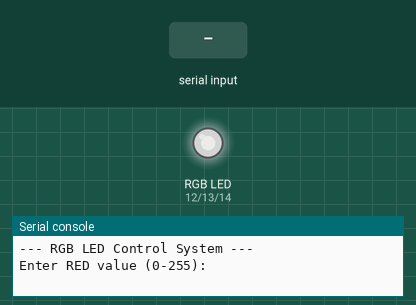
The program below on a simulated ESP32 board running MicroPython. Shown: an RGB LED mixed from three pins (HIGH = lit), the last lines printed to the serial console. The test bench sets the inputs (shaded band). Dim RGB values are drawn brighter than linear.

Above: at 1.2 s.
1.3 s: "5" typed at the serial console, then Enter
2.8 s: "90" typed at the serial console, then Enter
4.3 s: "200" typed at the serial console, then Enter
At 4.9 s:
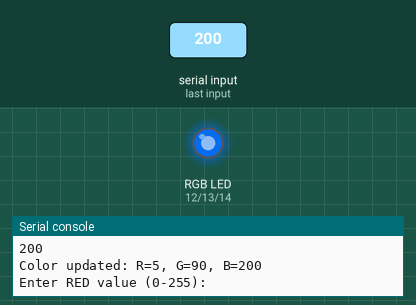
Timing chart, 0 to 7.3 s (numbered marks = the images above; inputs shaded):
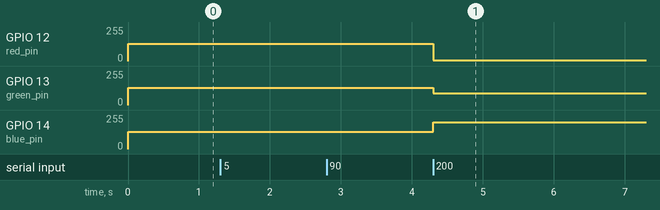

Measured:
- after the input at 4.3 s, GPIO 12 (red_pin): 128/255 → 5/255 at once; GPIO 13 (green_pin): 128/255 → 90/255 at once; GPIO 14 (blue_pin): 128/255 → 199/255 at once

The program:

task1_rgb_pwm.py
```python
from machine import Pin, PWM
import sys

# הגדרת פיני PWM
red_pin = PWM(Pin(12), freq=5000)
green_pin = PWM(Pin(13), freq=5000)
blue_pin = PWM(Pin(14), freq=5000)

def set_color(r, g, b):
    # המרה לטווח 0-1023
    red_pin.duty(r * 4)
    green_pin.duty(g * 4)
    blue_pin.duty(b * 4)

print("--- RGB LED Control System ---")

while True:
    try:
        val_r = int(input("Enter RED value (0-255): "))
        val_g = int(input("Enter GREEN value (0-255): "))
        val_b = int(input("Enter BLUE value (0-255): "))

        if 0 <= val_r <= 255 and 0 <= val_g <= 255 and 0 <= val_b <= 255:
            set_color(val_r, val_g, val_b)
            print(f"Color updated: R={val_r}, G={val_g}, B={val_b}")
        else:
            print("Error: Values must be between 0 and 255!")

    except ValueError:
        print("Error: Please enter integers only.")
```
